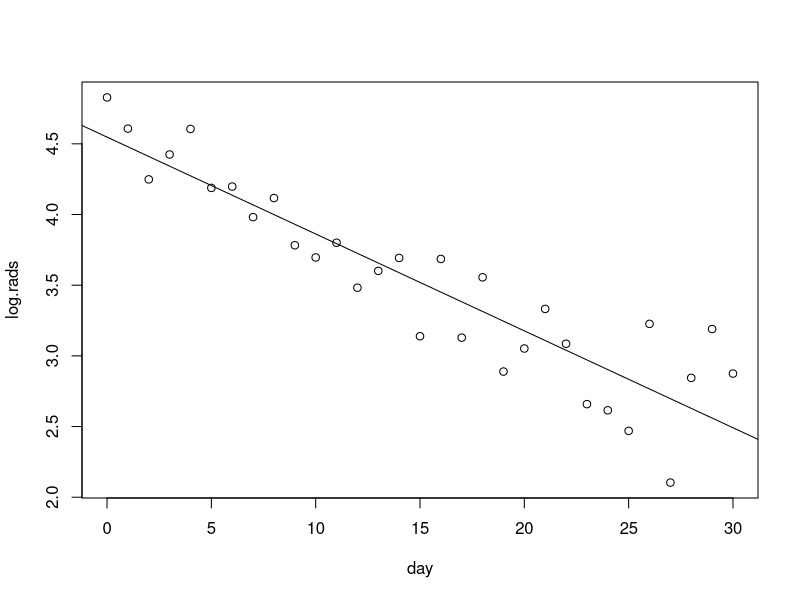

R code for this plot:
#The following data show the relationship between radioactive emissions and time day 
day <- c(0,1,2,3,4,5,6,7,8,9,10,11,12,13,14,15,16,17,18,19,20,21,22,23,24,25,26,27,28,29,30) 
rads <- c(125,100.2488583,70,83.47079531,100,65.90786956,66.53371457,53.58808673,61.33235104,43.92743547,40.29544843,44.71345876,32.53314287,36.64033626,40.15471123,23.08029549,39.86792844,22.84978589,35.01464535,17.97726709,21.1591801,27.99827279,21.88573499,14.27396172,13.66596918,11.81643542,25.18901636,8.195643809,17.19133663,24.28335424,17.72277625) 
log.rads <- log(rads) 
log.rads <- c( 4.828314, 4.607656, 4.248495, 4.424497, 4.605170, 4.188258, 4.197709, 3.981327, 4.116307, 3.782539, 3.696239, 3.800275, 3.482259, 3.601150, 3.692740, 3.138979, 3.685572, 3.128942, 3.555766, 2.889108, 3.052074, 3.332143, 3.085835, 2.658437, 2.614909, 2.469491, 3.226408, 2.103603, 2.844406, 3.189791, 2.874851 ) 
log.rads 
plot(day, log.rads) 
fit1 <- lm(log.rads ~ day) 
summary(fit1) 
abline(fit1)
